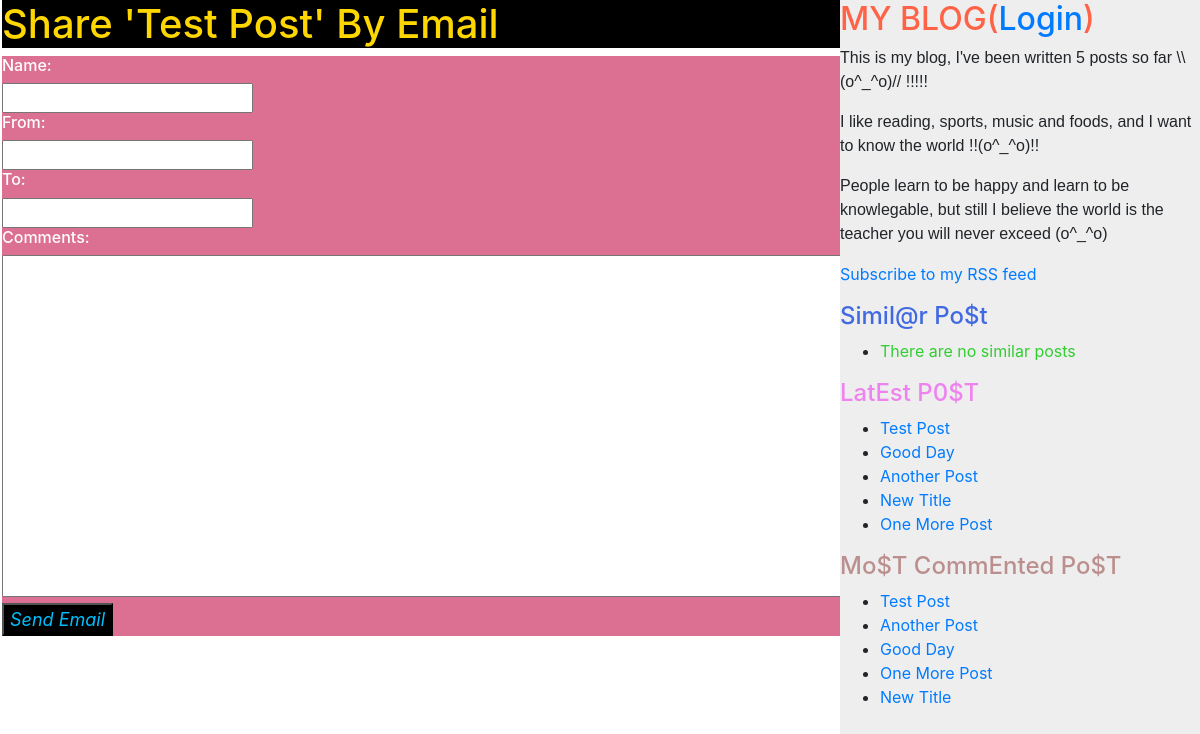
/post/9/share/, run on an earlier commit of the app's database.
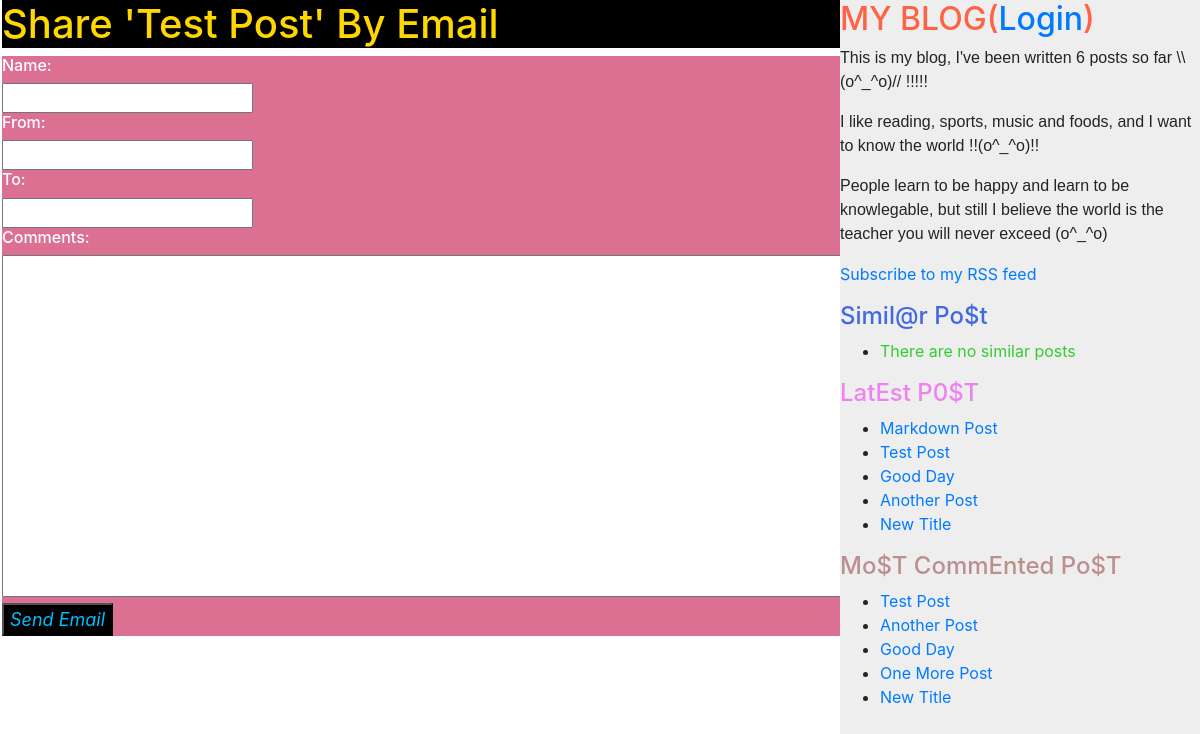
And on a later commit of the database.
### blog/models.py (models this page shows, shortened)
class Post(models.Model):
    objects = models.Manager()
    published = PublishedManager()
    tags = TaggableManager()
    STATUS_CHOICES = (
        ('draft', 'Draft'),
        ('published', 'Published'),
    )
    title = models.CharField(max_length=250)
    slug = models.SlugField(max_length=250, unique_for_date='publish')
    author = models.ForeignKey(User, on_delete=models.CASCADE, related_name='blog_posts')
    body = models.TextField()
    publish = models.DateTimeField(default=timezone.now)
    created = models.DateTimeField(auto_now_add=True)
    updated = models.DateTimeField(auto_now_add=True)
    status = models.CharField(max_length=10, choices=STATUS_CHOICES, default='published')
    class Meta:
        ordering = ('-publish', )
    def get_absolute_url(self):
        return reverse('blog:post_detail', args=[self.publish.year, self.publish.strftime('%m'), self.publish.strftime('%d'), self.slug])

### blog/views.py (the view)
# urls.py: path('post/<int:post_id>/share/', views.post_share, name='post_share'),
def post_share(request, post_id):
    post = get_object_or_404(Post, id=post_id, status='published')
    sent = False
    cleaned_data = None
    if request.method == 'POST':
        form = EmailPostForm(request.POST)
        if form.is_valid():
            cleaned_data = form.cleaned_data
            post_url = request.build_absolute_uri(post.get_absolute_url())
            subject = '{}({}) recommends you reading "{}"'.format(cleaned_data['name'], cleaned_data['email'], post.title)
            message = 'Read "{}" at {}\n\n\'s comments: {}'.format(post.title, post_url, cleaned_data['name'], cleaned_data['comments'])
            cleaned_data['to'] = cleaned_data.get('to', '').split(',')
            cleaned_data['to'] = [r.strip() for r in cleaned_data['to'] if r.strip()]
            send_mail(subject, message, from_email=cleaned_data['email'], recipient_list=cleaned_data['to'], fail_silently=False)
            sent = True
    else:
        form = EmailPostForm()
    return render(request, 'blog/post/share.html', {'post': post, 'form': form, 'sent': sent, 'cleaned_data': cleaned_data})

### blog/forms.py
class EmailPostForm(forms.Form):
    name = forms.CharField(required=True)
    email = forms.EmailField(required=True)
    to = forms.EmailField(required=True, widget=forms.Textarea)
    comments = forms.CharField(required=False, widget=forms.Textarea)

### blog/models.py (called while the page is built)
    def get_queryset(self):
        return super().get_queryset().filter(status='published')

### blog/templatetags/blog_tags.py (called while the page is built)
@register.simple_tag
def total_posts():
    return Post.published.count()

@register.inclusion_tag('blog/post/latest_posts.html')
def show_latest_posts(count=5):
    latest_posts = Post.published.order_by('-publish')[:count]
    return {'latest_posts': latest_posts}

@register.simple_tag
def get_most_commented_posts(count=5):
    return Post.published.annotate(total_comments=Count('comments')).order_by('-total_comments')[:count]

### blog/templates/blog/post/share.html (shortened to what this page needs)
{% extends "blog/base.html" %}
{% block content %}
{% if sent %}
    <h1 style="background-color: black; color: whitesmoke;">Email Successfully Sent</h1><br>
    <h6 style="color:darkgoldenrod; font-style: italic">'{{ post.title }}' was successfully sent to {{ cleaned_data.to.0 }}!</h6><br>
    <h6 style="color:cornflowerblue">(\(^_^)/)</h6>
{% else %}
    <h1 style="background-color:black; color: gold;">Share '{{ post.title }}' By Email</h1>
    <div class="share_mail" style="background-color:palevioletred; color: white;">
        <form action="." method="post">
            <h6>Name:</h6>
            <input type="text" id="name" name="name" style="width: 30%" required><br>
            <h6>From:</h6>
            <input type="email" id="email" name="email" style="width: 30%;" required><br>
            <h6>To:</h6>
            <input type="email" id="to" name="to" style="width: 30%;" required><br>
            <h6>Comments:</h6>
            <textarea id="comments" name="comments" rows="14" cols="94" required></textarea><br>
            <input type="submit" value="Send Email" style="background-color:black; color:deepskyblue; font-size: large; font-style: italic;">
        </form>
    </div>
{% endif %}
{% endblock content %}

### blog/templates/blog/base.html (shortened to what this page needs)
{% load static %}
{% load blog_tags %}
<!DOCTYPE html>
<html>
    <head>
        <link rel="stylesheet" href="https://cdnjs.cloudflare.com/ajax/libs/twitter-bootstrap/4.3.1/css/bootstrap.min.css">
    </head>
    <body>
        <div>
            <div id="content" style="float:left;padding-left:2px;width:70vw;height: 100vh;">
            {% block content %}
            {% endblock content %}
            </div>
            <div id="sidebar" style="background-color:#EEEEEE;float:left;width:30vw;height: 100vmax;">
                <h2 style="color:tomato;">MY BLOG(<a href="">Login</a>)</h2>
                <p style="font-family: Arial, Helvetica, sans-serif;">This is my blog, I've been written {% total_posts %} posts so far \\(o^_^o)// !!!!!</p>
                <p style="font-family: Arial, Helvetica, sans-serif;">I like reading, sports, music and foods, and I want to know the world !!(o^_^o)!!</p>
                <p style="font-family: Arial, Helvetica, sans-serif;">People learn to be happy and learn to be knowlegable, but still I believe the world is the teacher you will never exceed (o^_^o)</p>
                <p><a href="{% url 'blog:post_feed' %}">Subscribe to my RSS feed</a></p>
                <h4 style="color:royalblue;">Simil@r Po$t</h4>
                <ul>
                    {% for post in similar_posts %}
                    <li>
                        <a href="{{ post.get_absolute_url }}">{{ post.title }}</a>
                    </li>
                    {% empty %}
                    <li>
                        <a style="color:limegreen">There are no similar posts</a>
                    </li>
                    {% endfor %}
                </ul>
                <h4 style="color:violet;">LatEst P0$T</h4>
                {% show_latest_posts 5 %}
                <h4 style="color:rosybrown;">Mo$T CommEnted Po$T</h4>
                {% get_most_commented_posts as most_commented_posts %}
                <ul>
                    {% for post in most_commented_posts %}
                    <li>
                        <a href="{{ post.get_absolute_url }}">{{ post.title }}</a>
                    </li>
                    {% endfor %}
                </ul>
            </div>
        </div>
    </body>
</html>

### blog/templates/blog/post/latest_posts.html
<ul>
    {% for post in latest_posts %}
    <li>
        <a href="{{ post.get_absolute_url }}">{{ post.title }}</a>
    </li>
    {% endfor %}
</ul>

What changed in the data, as far as the page shows it:
no longer on one of the page's lists (row unchanged): Post: title "One More Post"
added Post: title "Markdown Post", shown under "LatEst P0$T"
Also different on the page:
text no longer shown: "5"
text now shown: "6"
